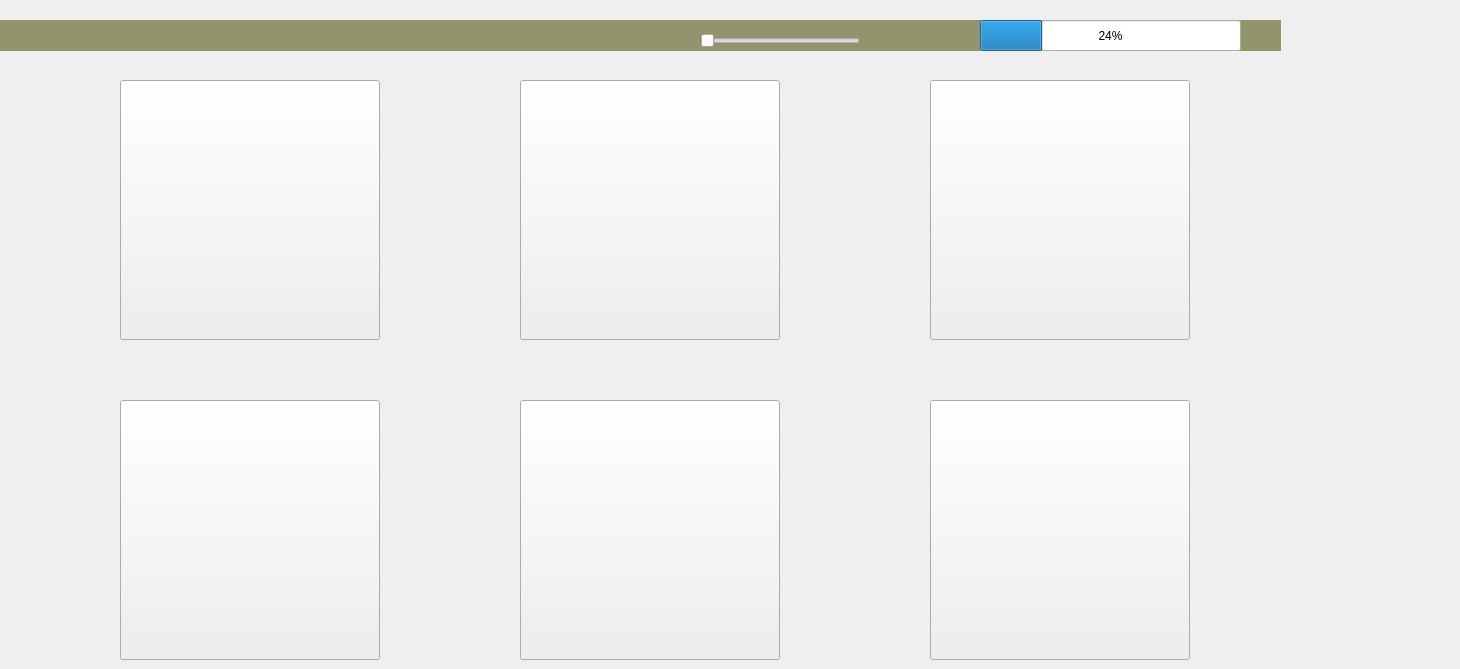
    <widget class="QWidget" name="menu">
     <widget class="QLabel" name="label">
      <property name="geometry">
       <rect>
        <x>-170</x>
        <y>20</y>
        <width>1451</width>
        <height>31</height>
       </rect>
      </property>
      <property name="styleSheet">
       <string notr="true">background-color: rgb(147, 147, 110);</string>
      </property>
      <property name="text">
       <string/>
      </property>
     </widget>
     <widget class="QPushButton" name="menu_dodatki">
      <property name="geometry">
       <rect>
        <x>120</x>
        <y>400</y>
        <width>260</width>
        <height>260</height>
       </rect>
      </property>
      <property name="minimumSize">
       <size>
        <width>260</width>
        <height>260</height>
       </size>
      </property>
      <property name="maximumSize">
       <size>
        <width>260</width>
        <height>260</height>
       </size>
      </property>
      <property name="text">
       <string/>
      </property>
      <property name="iconSize">
       <size>
        <width>260</width>
        <height>260</height>
       </size>
      </property>
     </widget>
     <widget class="QPushButton" name="menu_zrodla">
      <property name="geometry">
       <rect>
        <x>520</x>
        <y>400</y>
        <width>260</width>
        <height>260</height>
       </rect>
      </property>
      <property name="minimumSize">
       <size>
        <width>260</width>
        <height>260</height>
       </size>
      </property>
      <property name="maximumSize">
       <size>
        <width>260</width>
        <height>260</height>
       </size>
      </property>
      <property name="text">
       <string/>
      </property>
      <property name="iconSize">
       <size>
        <width>260</width>
        <height>260</height>
       </size>
      </property>
     </widget>
     <widget class="QPushButton" name="menu_skrzyzowania">
      <property name="geometry">
       <rect>
        <x>930</x>
        <y>80</y>
        <width>260</width>
        <height>260</height>
       </rect>
      </property>
      <property name="minimumSize">
       <size>
        <width>260</width>
        <height>260</height>
       </size>
      </property>
      <property name="maximumSize">
       <size>
        <width>260</width>
        <height>260</height>
       </size>
      </property>
      <property name="text">
       <string/>
      </property>
      <property name="iconSize">
       <size>
        <width>260</width>
        <height>260</height>
       </size>
      </property>
     </widget>
     <widget class="QPushButton" name="menu_nauka">
      <property name="geometry">
       <rect>
        <x>120</x>
        <y>80</y>
        <width>260</width>
        <height>260</height>
       </rect>
      </property>
      <property name="minimumSize">
       <size>
        <width>260</width>
        <height>260</height>
       </size>
      </property>
      <property name="maximumSize">
       <size>
        <width>260</width>
        <height>260</height>
       </size>
      </property>
      <property name="text">
       <string/>
      </property>
      <property name="iconSize">
       <size>
        <width>260</width>
        <height>260</height>
       </size>
      </property>
     </widget>
     <widget class="QPushButton" name="menu_egzamin">
      <property name="geometry">
       <rect>
        <x>520</x>
        <y>80</y>
        <width>260</width>
        <height>260</height>
       </rect>
      </property>
      <property name="minimumSize">
       <size>
        <width>260</width>
        <height>260</height>
       </size>
      </property>
      <property name="maximumSize">
       <size>
        <width>260</width>
        <height>260</height>
       </size>
      </property>
      <property name="text">
       <string/>
      </property>
      <property name="iconSize">
       <size>
        <width>260</width>
        <height>260</height>
       </size>
      </property>
     </widget>
     <widget class="QPushButton" name="menu_zakoncz">
      <property name="geometry">
       <rect>
        <x>930</x>
        <y>400</y>
        <width>260</width>
        <height>260</height>
       </rect>
      </property>
      <property name="minimumSize">
       <size>
        <width>260</width>
        <height>260</height>
       </size>
      </property>
      <property name="maximumSize">
       <size>
        <width>260</width>
        <height>260</height>
       </size>
      </property>
      <property name="text">
       <string/>
      </property>
      <property name="iconSize">
       <size>
        <width>260</width>
        <height>260</height>
       </size>
      </property>
     </widget>
     <widget class="QProgressBar" name="progressBar">
      <property name="geometry">
       <rect>
        <x>980</x>
        <y>20</y>
        <width>261</width>
        <height>31</height>
       </rect>
      </property>
      <property name="value">
       <number>24</number>
      </property>
     </widget>
     <widget class="QSlider" name="horizontalSlider">
      <property name="geometry">
       <rect>
        <x>700</x>
        <y>30</y>
        <width>160</width>
        <height>22</height>
       </rect>
      </property>
      <property name="orientation">
       <enum>Qt::Horizontal</enum>
      </property>
     </widget>
    </widget>
